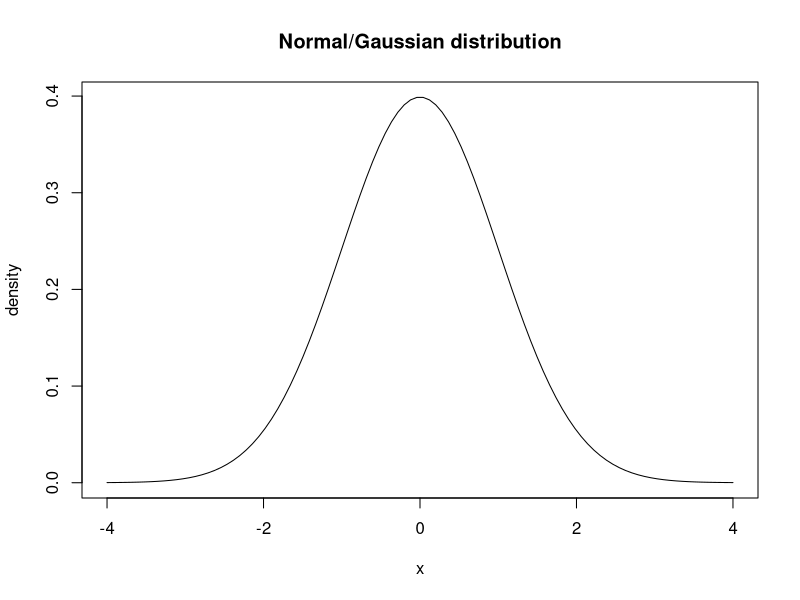
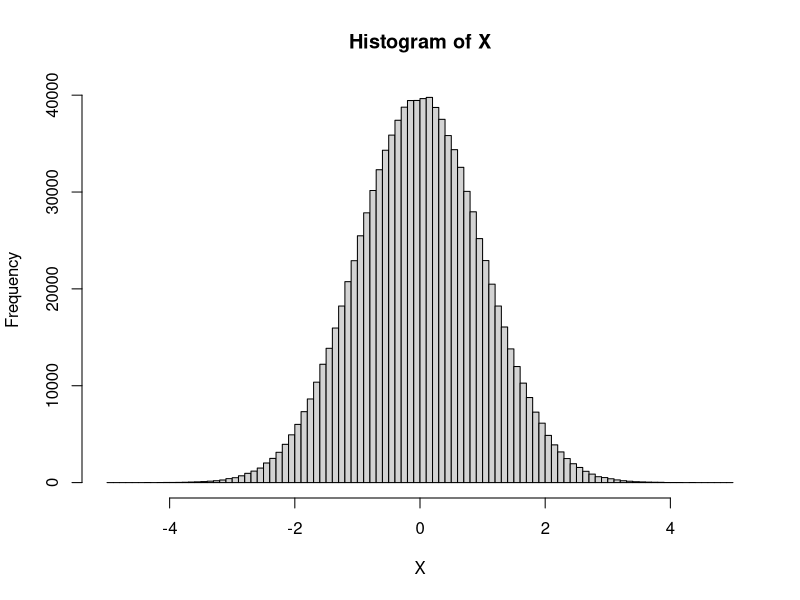
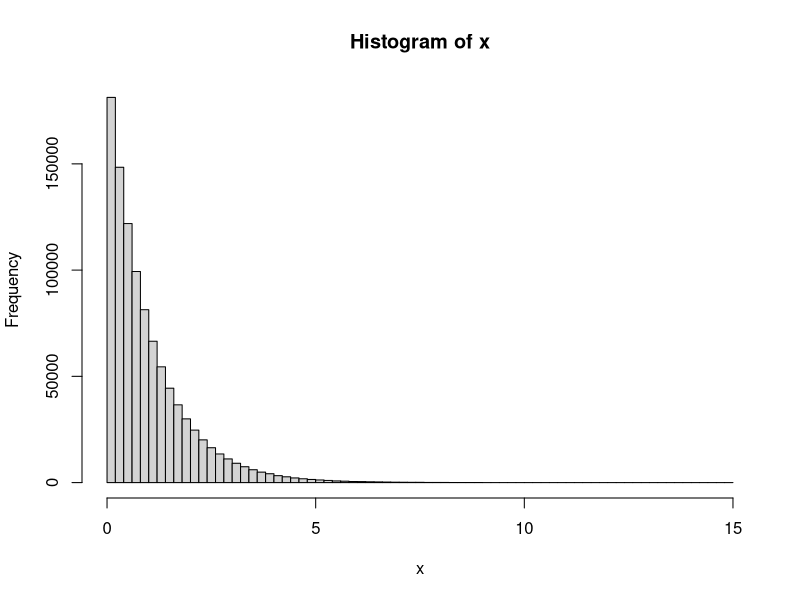

Generate these figures, in order, with R:
## ---- chunk 1
library(purrr)
rbernoulli(1, p=.5) # the 1 indicates that we are only sampling 1 bernoulli random variable. 
rbernoulli(1, p=.5)
rbernoulli(1, p=.5)
rbernoulli(1, p=.5)
## ---- chunk 2
p_vaccine = .001
p_placebo = .01
rbinom(1, size = 20100, p = p_vaccine) # the 1 indicates that we are only sampling 1 binomial random variable. 

# if we repeat the experiment, we get different results:
rbinom(1, 20100, p_vaccine); rbinom(1, 20100, p_vaccine); rbinom(1, 20100, p_vaccine); rbinom(1, 20100, p_vaccine)

rbinom(1, 20000, p_placebo); rbinom(1, 20000, p_placebo); rbinom(1, 20000, p_placebo); rbinom(1, 20000, p_placebo)

## ---- chunk 3
p = .0001
rgeom(1,p); rgeom(1,p); rgeom(1,p); rgeom(1,p)
## ---- chunk 4
rpois(1,5); rpois(1,5); rpois(1,5); rpois(1,5)
## ---- chunk 5
rbernoulli(11, p=.5)
rbinom(11, 20100, p_vaccine)
rbinom(11, 20000, p_placebo)
rgeom(11,p)
rpois(11,5)
## ---- chunk 6
xseq = seq(-4,4,len=100) 
plot(xseq,  dnorm(xseq), type="l", xlab = "x", ylab = "density", main = "Normal/Gaussian distribution")
## ---- chunk 7
rnorm(1)
## ---- chunk 8
rnorm(10)
## ---- chunk 9
X = rnorm(10^6)
hist(X, breaks = 100)
## ---- chunk 10
rexp(10)
## ---- chunk 11
x = rexp(10^6)
hist(x, breaks = 100)
